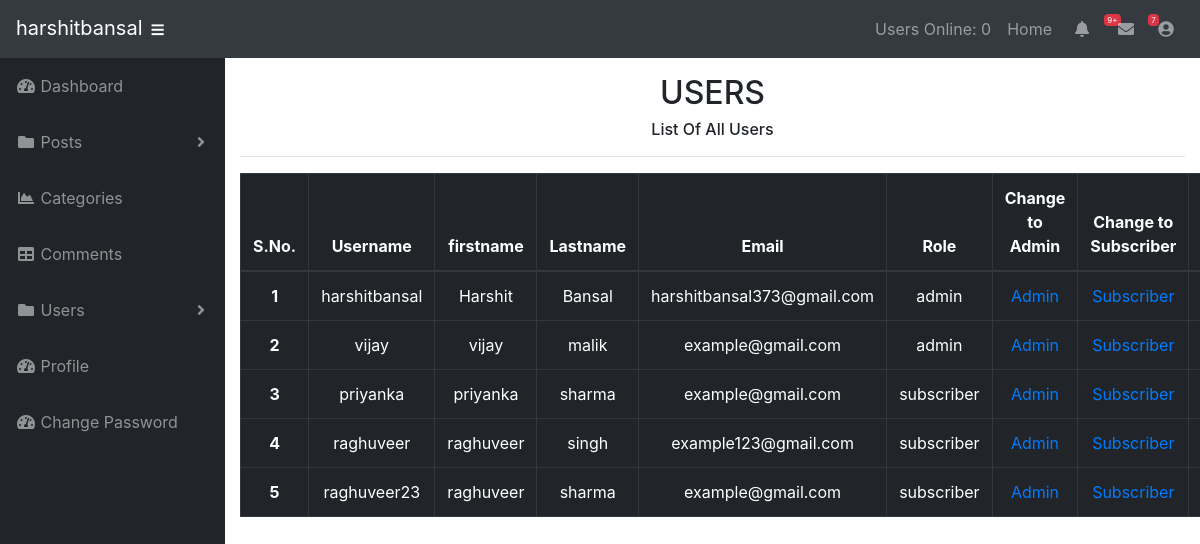
Screenshot of /admin/users.php (signed in) with the database file from the repository.
### tables this page shows
CREATE TABLE `users` (
  `user_id` int(3) NOT NULL,
  `username` varchar(255) NOT NULL,
  `user_password` varchar(255) NOT NULL,
  `user_firstname` varchar(255) NOT NULL,
  `user_lastname` varchar(255) NOT NULL,
  `user_email` varchar(255) NOT NULL,
  `user_image` text NOT NULL,
  `user_role` varchar(255) NOT NULL,
  `randSalt` varchar(255) NOT NULL DEFAULT '$2y$10$iusesomecrazystrings22',
  `token` text NOT NULL
);

### admin/includes/view_all_users.php (the view, shortened to what this page needs)
<div class="text-center">
    <h2>USERS</h2>
    <h6>List Of All Users</h6>
    <hr>
    <table class="table table-hover table-dark table-bordered">
        <thead>
            <tr>
              <th scope="col">S.No.</th>
              <th scope="col">Username</th>
              <th scope="col">firstname</th>
              <th scope="col">Lastname</th>
              <th scope="col">Email</th>
              <th scope="col">Role</th>
              <th scope="col">Change to Admin</th>
              <th scope="col">Change to Subscriber</th>
              <th scope="col">Delete</th>
            </tr>
        </thead>
        <tbody>
        <?php
            $serial=0;
            $query = "SELECT * FROM users";
            $select_all_users_query = mysqli_query($connection,$query);
            while($row = mysqli_fetch_assoc($select_all_users_query)){
               $user_id = $row['user_id'];
               $username = $row['username'];
               $user_firstname = $row['user_firstname'];
               $user_lastname = $row['user_lastname'];
               $user_email = $row['user_email'];
               $user_role = $row['user_role'];
              echo "<tr>";
              $serial=$serial+1;
              echo "<th scope='row'>$serial</th>";
              echo "<td>$username</td>";
              echo "<td>$user_firstname</td>";
              echo "<td>$user_lastname</td>";
              echo "<td>$user_email</td>";
              echo "<td>$user_role</td>";
              echo "<td><a href='users.php?admin=$user_id'>Admin</td>";
              echo "<td><a href='users.php?subscriber=$user_id'>Subscriber</td>";
              echo "<td><a href='users.php?delete=$user_id'>Delete</td>";
              echo "</tr>";
            }
        ?>
        </tbody>
    </table>
</div>

### admin/css/sb-admin.css (style rules this page uses)
html { position: relative; min-height: 100%; }
body { height: 100%; }
:root { --input-padding-x: 0.75rem; --input-padding-y: 0.75rem; }

### rows the page displays
users: username "harshitbansal", user_firstname "Harshit", user_lastname "Bansal", user_email "harshitbansal373@gmail.com", user_role "admin"
users: username "vijay", user_firstname "vijay", user_lastname "malik", user_email "example@gmail.com", user_role "admin"
users: username "priyanka", user_firstname "priyanka", user_lastname "sharma", user_email "example@gmail.com", user_role "subscriber"
users: username "raghuveer", user_firstname "raghuveer", user_lastname "singh", user_email "example123@gmail.com", user_role "subscriber"
users: username "raghuveer23", user_firstname "raghuveer", user_lastname "sharma", user_email "example@gmail.com", user_role "subscriber"

### other values shown
$_SESSION['username'] "harshitbansal"
users_online() "0"
